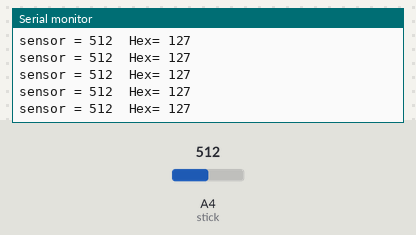
Recording of a sketch running on a simulated Arduino Uno, built with avr-gcc and run on an emulated ATmega328P. Parts: the last lines printed to the serial monitor. The inputs (shaded band) are chosen by the test bench; at power-on: A4 (stick) = 512.

Above: at 1.2 s.
1.3 s: A4 (stick) set to 716
At 1.31 s:
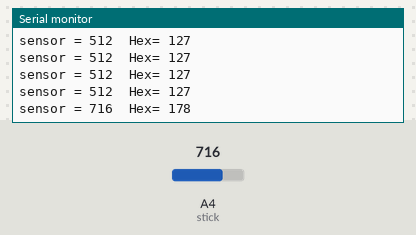
2.8 s: A4 (stick) set to 900
At 2.82 s:
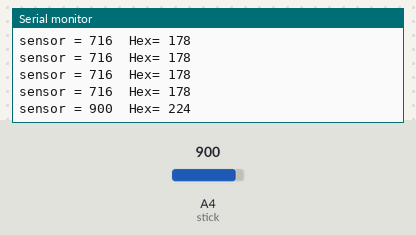
Timing chart, 0 to 5.8 s (numbered marks = the images above; inputs shaded):
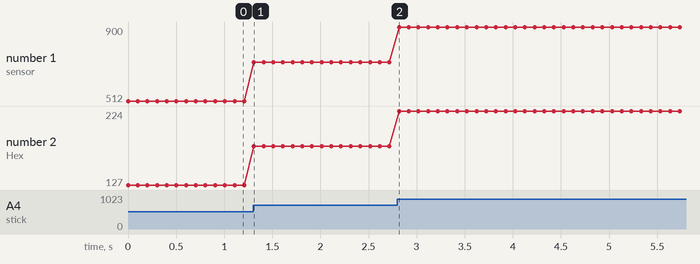

Measured:
- after the input at 1.3 s, the serial monitor: prints a new line at once (image 1)
- after the input at 2.8 s, the serial monitor: prints a new line at once (image 2)
- plotted number 1: 512 → 716 after the input at 1.3 s, 716 → 900 after the input at 2.8 s
- plotted number 2: 127 → 178 after the input at 1.3 s, 178 → 224 after the input at 2.8 s

The sketch:

TesteJoystick.ino
```cpp
#define stick A4
int sensorValue = 0;
int outputValue = 0;
void setup() {
  Serial.begin(9600);
  pinMode(stick, INPUT_PULLUP);
}

void loop() {
  sensorValue = analogRead(stick);
  outputValue = map(sensorValue, 0, 1023, 0, 255);
  Serial.print("sensor = ");
  Serial.print(sensorValue);
  Serial.print("\tHex= ");
  Serial.println(outputValue);
  delay(100);
}
```
